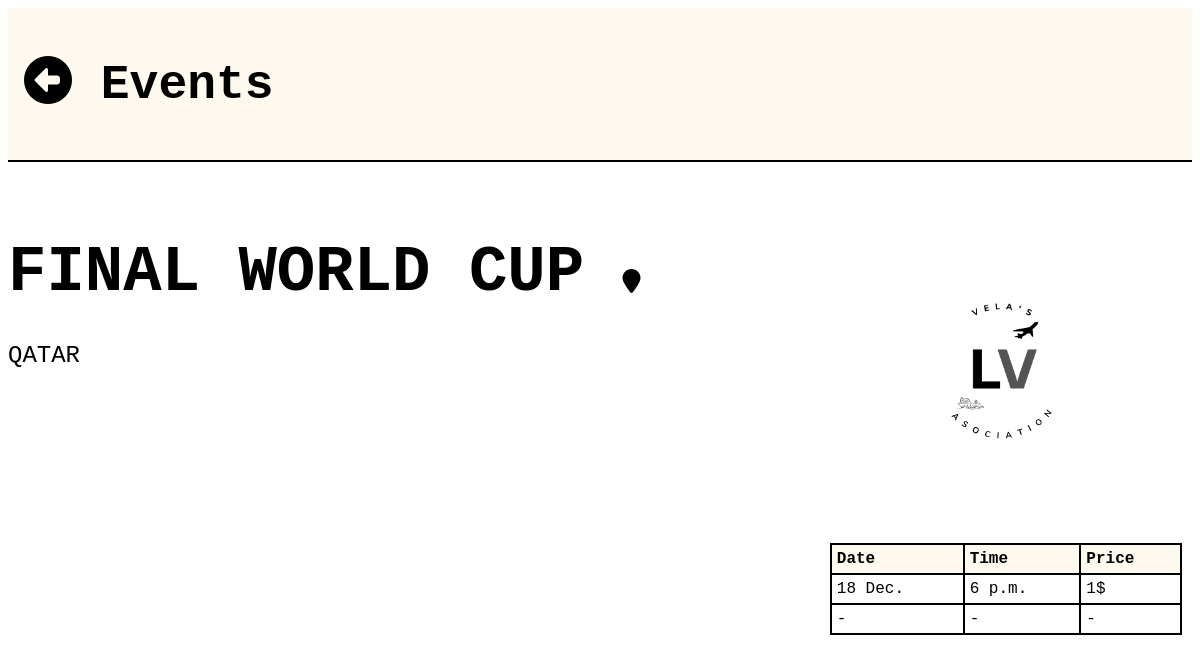
The page /1 on the database its author committed.
### eventlist/models.py (models this page shows, shortened)
class Event(models.Model):
    title = models.CharField(verbose_name="Title", max_length=200)
    event_date = models.DateTimeField(null=True,blank=True)
    location = models.CharField(verbose_name="Location", max_length=50, default='')
    content = models.TextField(verbose_name="Short description", max_length=200)
    resumen = models.TextField(verbose_name="Detailed description")
    image = models.ImageField(upload_to='eventlist/files/images', height_field=None, width_field=None, max_length=None)
    link = models.CharField(verbose_name="Link", max_length=100)
    price = models.IntegerField(default=1, blank=True, null=True)
    class Meta:
        verbose_name= "event"
        verbose_name_plural= "events"
        ordering = ['event_date']

### eventlist/views.py (the view)
# urls.py: path('<int:event_id>',eventlist_views.detail, name="detail")
def detail(request, event_id):
    eventdetail = Event.objects.get(pk=event_id)
    if eventdetail is not None:
        return render(request, 'eventlist/eventlist_detail.html', {'event': eventdetail})
    else:
        raise Http404('El evento no existe')

### eventlist/templates/eventlist/eventlist_detail.html (shortened to what this page needs)
<!DOCTYPE html>
<html lang="en">
<head>
    {% load static %}
    <link href="{% static 'eventlist/css/style.css' %}" rel="stylesheet">
</head>
<body>
    {% block content %}
    <div class="prueba">
        <h1><a href="{% url 'base' %}"><i class="fa-sharp fa-solid fa-circle-left " style="color:black;"></i></a> Events
        </h1>
    </div>
        <div class="flex-row">
            <div style="max-width: 60%">
                <h1 style="font-size:64px; text-transform:uppercase;">{{event.title}} <span style="font-size:24px; font-weight: lighter;"><i class="fa-sharp fa-solid fa-location-pin"> </i> {{event.location}}</span> </h1>
            </div>
        <div class="flex-column image-table">
            <img class="image-2" src={{event.image}} alt="">
            <table class="table">
                <thead>
                    <tr>
                        <th>Date</th><th>Time</th><th>Price</th>
                    </tr>
                </thead>
                <tr>
                    <td>{{event.event_date|date:'j N'}}</td><td>{{event.event_date|date:'P'}}</td><td>{{event.price}}$</td>
                </tr>
                <tr>
                    <td>- </td><td>- </td><td>- </td>
                </tr>
            </table>
        </div>
        </div>
    {% endblock %}
</body>
{% load static %}
<link href="{% static 'fontawesomefree/css/all.min.css' %}" rel="stylesheet" type="text/css">
<link href="{% static 'eventlist/css/style.css' %}" rel="stylesheet">
</html>

### eventlist/static/eventlist/css/style.css (style rules this page uses)
:root { margin:0; border: 0; }
body { font-family: 'Roboto Mono', monospace; }
.prueba { text-align: left; font-size: 24px; border-bottom: 2px solid black; padding:1rem; padding-left: 1rem; margin-bottom: 2rem; display:flex; justify-content: space-between; background-color: #FEF9EF; }
.image-2 { width:26vw; justify-content: center; margin:1rem; }
.image-table { align-items: center; width: 30%; justify-content: center; }
.flex-row { display: flex; flex-direction: row; justify-content:space-between; margin-right:10px; }
.table { text-align: left; border-collapse: collapse; width:100%; }
th,td { border: solid 2px black; padding:5px; }
th { background-color:#FEF9EF; }
thead { background-color:#FEF9EF; border-bottom: solid 2px black; }

### rows shown on the page
Event: title "FINAL WORLD CUP", location "QATAR", image (picture), event_date "18 Dec.", event_date "6 p.m.", price "1"
